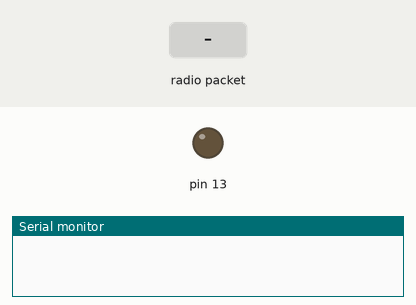
Simulated run of this sketch. Board: Arduino Uno, built with avr-gcc and run on an emulated ATmega328P. On the bench: output pins drawn as LEDs (lit = HIGH), the last lines printed to the serial monitor. The inputs (shaded band) are chosen by the test bench. No radio packets arrive unless stated.

Above: at 1.2 s.
1.3 s: radio packet "1" arrives
At 1.7 s:
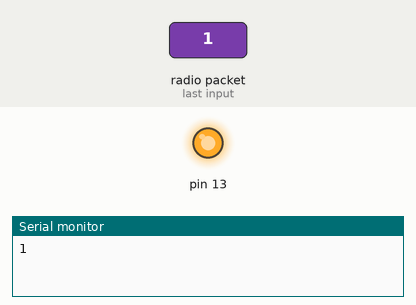
Timing chart, 0 to 4.3 s (numbered marks = the images above; inputs shaded):
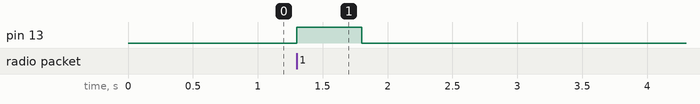

Measured:
- after the input at 1.3 s, pin 13: LOW → HIGH at once, → LOW 0.50 s later

The sketch:

rf24_recieve.ino
```cpp
#include <SPI.h>
#include <nRF24L01.h>
#include <RF24.h>

RF24 radio(7, 8);

const byte rxAddr[6] = "00001";
int ledPin(13);
int delayOn(500);
int delayOff(200);


void setup()
{
  while (!Serial);
  Serial.begin(9600);

  radio.begin();
  radio.openReadingPipe(0, rxAddr);
  pinMode(ledPin,OUTPUT);
  radio.startListening();
}

void loop()
{
  if (radio.available())
  {
    char text[32] = {0};
    radio.read(&text, sizeof(text));

    Serial.println(text);
    digitalWrite(ledPin,HIGH);
    delay(delayOn);
    digitalWrite(ledPin,LOW);
    delay(delayOff);
  }
}
```
